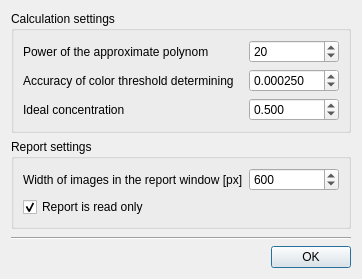
<?xml version="1.0" encoding="UTF-8"?>
<ui version="4.0">
 <class>SettingsDialog</class>
 <widget class="QDialog" name="SettingsDialog">
  <property name="windowModality">
   <enum>Qt::ApplicationModal</enum>
  </property>
  <property name="geometry">
   <rect>
    <x>0</x>
    <y>0</y>
    <width>429</width>
    <height>294</height>
   </rect>
  </property>
  <property name="windowTitle">
   <string>mixan: settings</string>
  </property>
  <property name="windowIcon">
   <iconset resource="mixan_icons.qrc">
    <normaloff>:/icons/icons/mixan.png</normaloff>:/icons/icons/mixan.png</iconset>
  </property>
  <property name="sizeGripEnabled">
   <bool>false</bool>
  </property>
  <layout class="QVBoxLayout" name="verticalLayout">
   <property name="sizeConstraint">
    <enum>QLayout::SetFixedSize</enum>
   </property>
   <item>
    <widget class="QGroupBox" name="groupBox">
     <property name="title">
      <string>Calculation settings</string>
     </property>
     <layout class="QGridLayout" name="gridLayout">
      <item row="0" column="0">
       <widget class="QLabel" name="label">
        <property name="text">
         <string>Power of the approximate polynom</string>
        </property>
       </widget>
      </item>
      <item row="0" column="1">
       <widget class="QSpinBox" name="spinBox_polyPower">
        <property name="minimumSize">
         <size>
          <width>90</width>
          <height>0</height>
         </size>
        </property>
        <property name="maximumSize">
         <size>
          <width>70</width>
          <height>16777215</height>
         </size>
        </property>
        <property name="minimum">
         <number>1</number>
        </property>
        <property name="maximum">
         <number>255</number>
        </property>
        <property name="value">
         <number>20</number>
        </property>
       </widget>
      </item>
      <item row="1" column="0">
       <widget class="QLabel" name="label_3">
        <property name="text">
         <string>Accuracy of color threshold determining</string>
        </property>
       </widget>
      </item>
      <item row="1" column="1">
       <widget class="QDoubleSpinBox" name="doubleSpinBox_intersectAccur">
        <property name="minimumSize">
         <size>
          <width>90</width>
          <height>0</height>
         </size>
        </property>
        <property name="decimals">
         <number>6</number>
        </property>
        <property name="maximum">
         <double>1.000000000000000</double>
        </property>
        <property name="singleStep">
         <double>0.000100000000000</double>
        </property>
        <property name="value">
         <double>0.000250000000000</double>
        </property>
       </widget>
      </item>
      <item row="2" column="0">
       <widget class="QLabel" name="label_4">
        <property name="text">
         <string>Ideal concentration</string>
        </property>
       </widget>
      </item>
      <item row="2" column="1">
       <widget class="QDoubleSpinBox" name="doubleSpinBox_idealConc">
        <property name="minimumSize">
         <size>
          <width>90</width>
          <height>0</height>
         </size>
        </property>
        <property name="decimals">
         <number>3</number>
        </property>
        <property name="maximum">
         <double>1.000000000000000</double>
        </property>
        <property name="singleStep">
         <double>0.100000000000000</double>
        </property>
        <property name="value">
         <double>0.500000000000000</double>
        </property>
       </widget>
      </item>
     </layout>
    </widget>
   </item>
   <item>
    <widget class="QGroupBox" name="groupBox_2">
     <property name="title">
      <string>Report settings</string>
     </property>
     <layout class="QGridLayout" name="gridLayout_2">
      <item row="0" column="0">
       <widget class="QLabel" name="label_2">
        <property name="text">
         <string>Width of images in the report window [px]</string>
        </property>
       </widget>
      </item>
      <item row="0" column="1">
       <widget class="QSpinBox" name="spinBox_imgWidth">
        <property name="minimumSize">
         <size>
          <width>90</width>
          <height>0</height>
         </size>
        </property>
        <property name="maximumSize">
         <size>
          <width>70</width>
          <height>16777215</height>
         </size>
        </property>
        <property name="minimum">
         <number>10</number>
        </property>
        <property name="maximum">
         <number>1000</number>
        </property>
        <property name="value">
         <number>600</number>
        </property>
       </widget>
      </item>
      <item row="1" column="0" colspan="2">
       <widget class="QCheckBox" name="checkBox_reportRO">
        <property name="text">
         <string>Report is read only</string>
        </property>
        <property name="checked">
         <bool>true</bool>
        </property>
       </widget>
      </item>
     </layout>
    </widget>
   </item>
   <item>
    <spacer name="verticalSpacer">
     <property name="orientation">
      <enum>Qt::Vertical</enum>
     </property>
     <property name="sizeHint" stdset="0">
      <size>
       <width>20</width>
       <height>2</height>
      </size>
     </property>
    </spacer>
   </item>
   <item>
    <widget class="Line" name="line">
     <property name="orientation">
      <enum>Qt::Horizontal</enum>
     </property>
    </widget>
   </item>
   <item>
    <layout class="QHBoxLayout" name="horizontalLayout">
     <item>
      <spacer name="horizontalSpacer">
       <property name="orientation">
        <enum>Qt::Horizontal</enum>
       </property>
       <property name="sizeHint" stdset="0">
        <size>
         <width>40</width>
         <height>20</height>
        </size>
       </property>
      </spacer>
     </item>
     <item>
      <widget class="QPushButton" name="pushButton_OK">
       <property name="text">
        <string>OK</string>
       </property>
      </widget>
     </item>
    </layout>
   </item>
  </layout>
 </widget>
 <resources>
  <include location="mixan_icons.qrc"/>
 </resources>
 <connections/>
</ui>
